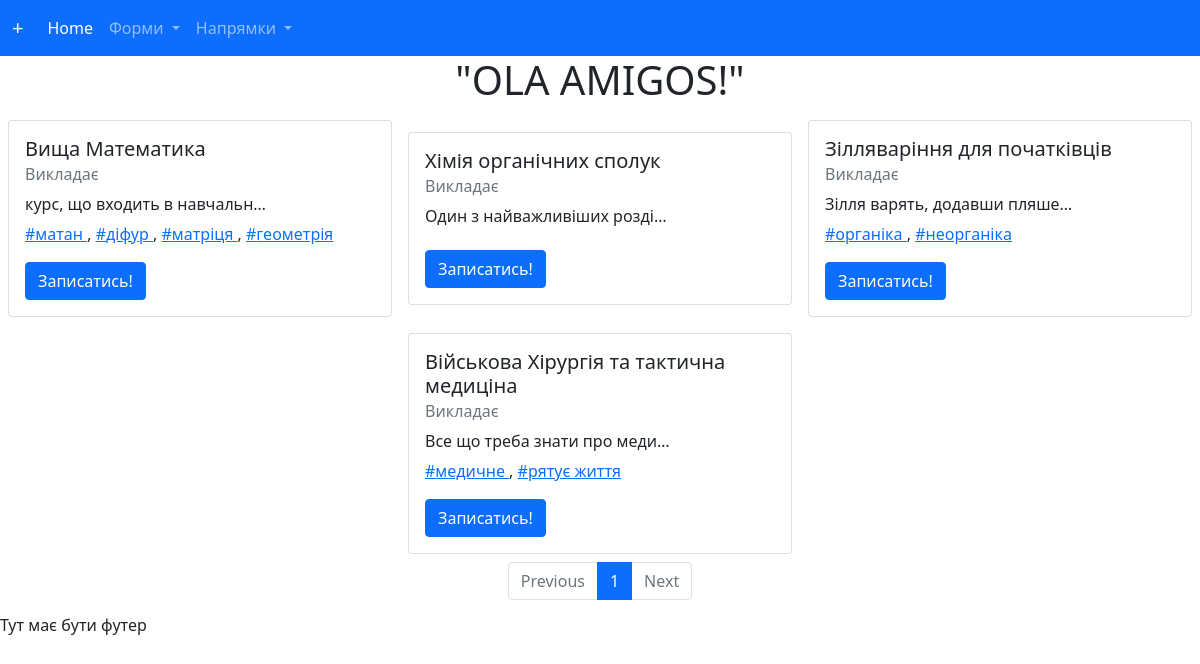
Before: / with the older database file.
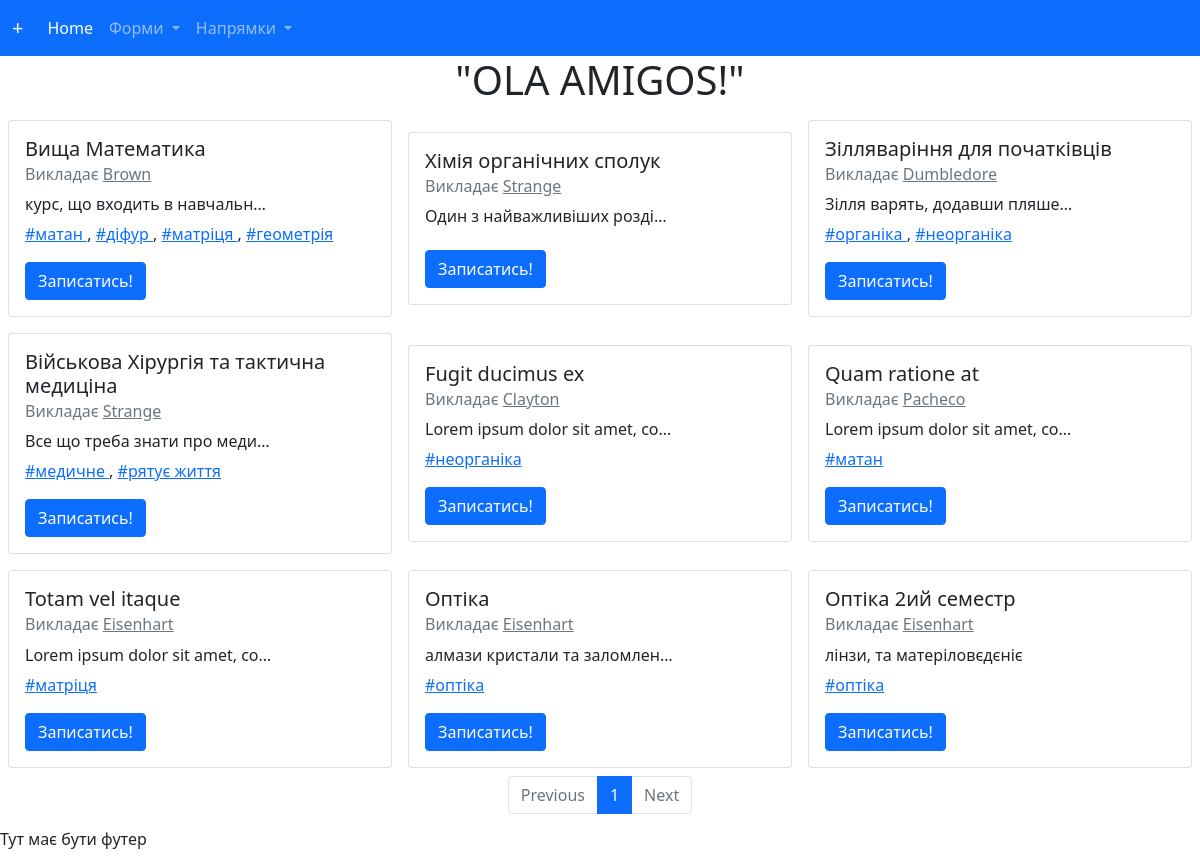
After: the same page with the newer database file.
### journal/models.py (models this page shows, shortened)
class Course(models.Model):
    name = models.CharField(max_length=255)
    category = models.ForeignKey("journal.CourseCategory",on_delete=models.SET_NULL,null=True)
    description = models.TextField()
    teacher = models.ForeignKey("journal.Teacher",on_delete=models.SET_NULL,null=True)
    tags = models.ManyToManyField("journal.Tag",blank=True)
    dummy = models.BooleanField(default=False)

class Tag(models.Model):
    name = models.CharField(max_length=255)
    dummy = models.BooleanField(default=False)
    def __str__(self):
        return f"{self.name} "

class Teacher(models.Model):
    firstname = models.CharField(max_length=255)
    surname = models.CharField(max_length=255)
    title = models.CharField(max_length=255)
    age = models.PositiveSmallIntegerField()
    email = models.CharField(max_length=255)
    dummy = models.BooleanField(default=False)
    groups = models.ManyToManyField("journal.Group", blank=True )

### journal/views.py (the view)
# urls.py: path('', views.IndexView.as_view()),
class IndexView(ListView):
    template_name = "index.html"
    model = Course
    paginate_by = 10
    def get_queryset(self):
        queryset = super(IndexView,self).get_queryset()
        return queryset.select_related('teacher').prefetch_related('tags').exclude(teacher__isnull=True)
    def get_context_data(self, *args,  **kwargs):
        context = super(IndexView,self).get_context_data(*args,**kwargs)
        context['course_categories']=CourseCategory.objects.all()
        return context

### journal/models.py (called while the page is built)
    def __str__(self):
        return f"{self.name} "

### journal/templates/index.html
{%include "NavBar.html"%}
<h1 align="center">"OLA AMIGOS!"</h1>
<div class="row justify-content-center align-items-center  ">
  {%for course in object_list %}
  <div class="w-auto p-2 "  >
    <div class="card" style="width: 24rem;">
      <div class="card-body" >
        <h5 class="card-title">{{course.name}}</h5>
        <h6 class="card-subtitle mb-2 text-muted">Викладає <a class="card-subtitle mb-2 text-muted" href="#">{{course.teacher.surname}}</a>
        </h6>
        <span class="d-inline-block text-truncate" style="max-width: 250px;">
          {{course.description}}
        </span>
        <p>
          {%for tag in course.tags.all%}
          <a href="#">
            #{{tag}}</a>
            {% if not forloop.last%},{% endif%}
          {%endfor%}
        </p>
        <a href="#" class="btn btn-primary">Записатись!</a>
      </div>
    </div>
  </div>
  {%endfor%}
</div>
<nav aria-label="...">
  <ul class="pagination justify-content-center">
      {% if page_obj.has_previous %}
      <li class="page-item">
      <a class="page-link" href="?page={{ page_obj.previous_page_number }}">previous</a>
          {% else %}
      <li class="page-item disabled">
          <span class="page-link">Previous</span>
      {% endif %}
      </li>
    <li class="page-item active" aria-current="page">
      <span class="page-link"> {{page_obj.number}}</span>
    </li>
      {% if page_obj.has_next %}
    <li class="page-item">
      <a class="page-link" href="?page={{ page_obj.next_page_number }}">Next</a>
    </li>
      {% else %}
      <li class="page-item disabled">
      <span class="page-link color: grey">Next</span>
      </li>
      {% endif %}
  </ul>
</nav>
{%include "Footer.html"%}
</body>
</html>

### journal/templates/NavBar.html (shortened to what this page needs)
<!DOCTYPE html>
<html lang="en">
<head>
    <link href="https://cdn.jsdelivr.net/npm/bootstrap@5.0.2/dist/css/bootstrap.min.css" rel="stylesheet">
</head>
<body>
<nav class="navbar navbar-expand-lg navbar-dark bg-primary">
  <div class="container-fluid">
    <a class="navbar-brand" href="/create_fakes">+</a>
    <div class="collapse navbar-collapse" id="navbarSupportedContent">
      <ul class="navbar-nav me-auto mb-2 mb-lg-0">
        <li class="nav-item">
          <a class="nav-link active" aria-current="page" href="/">Home</a>
        </li>
         <li class="nav-item dropdown">
          <a class="nav-link dropdown-toggle" href="#" id="navbarDropdown1" role="button" data-bs-toggle="dropdown" aria-expanded="false">
            Форми
          </a>
        </li>
        <li class="nav-item dropdown">
          <a class="nav-link dropdown-toggle" href="#" id="navbarDropdown" role="button" data-bs-toggle="dropdown" aria-expanded="false">
            Напрямки
          </a>
        </li>
      </ul>
    </div>
  </div>
</nav>
</body>
</html>

### journal/templates/Footer.html (shortened to what this page needs)
<html>
<body>
<h6>Тут має бути футер</h6>
</body>
</html>

Changed rows visible on the page:
changed through a linked row, Course "Вища Математика": teacher.surname (not shown) → "Brown"
changed through a linked row, Course "Хімія органічних сполук": teacher.surname (not shown) → "Strange"
changed through a linked row, Course "Зілляваріння для початківців": teacher.surname (not shown) → "Dumbledore"
changed through a linked row, Course "Військова Хірургія та тактична медиціна": teacher.surname (not shown) → "Strange"
added Course: name "Fugit ducimus ex", teacher.surname "Clayton", description "Lorem ipsum dolor sit amet, co…", Tag (name "неорганіка")
added Course: name "Quam ratione at", teacher.surname "Pacheco", description "Lorem ipsum dolor sit amet, co…", Tag (name "матан")
added Course: name "Totam vel itaque", teacher.surname "Eisenhart", description "Lorem ipsum dolor sit amet, co…", Tag (name "матріця")
added Course: name "Оптіка", teacher.surname "Eisenhart", description "алмази кристали та заломлен…"
now on this page (row unchanged): Tag: name "оптіка"
added Course: name "Оптіка 2ий семестр", teacher.surname "Eisenhart", description "лінзи, та матеріловєдєніє"
